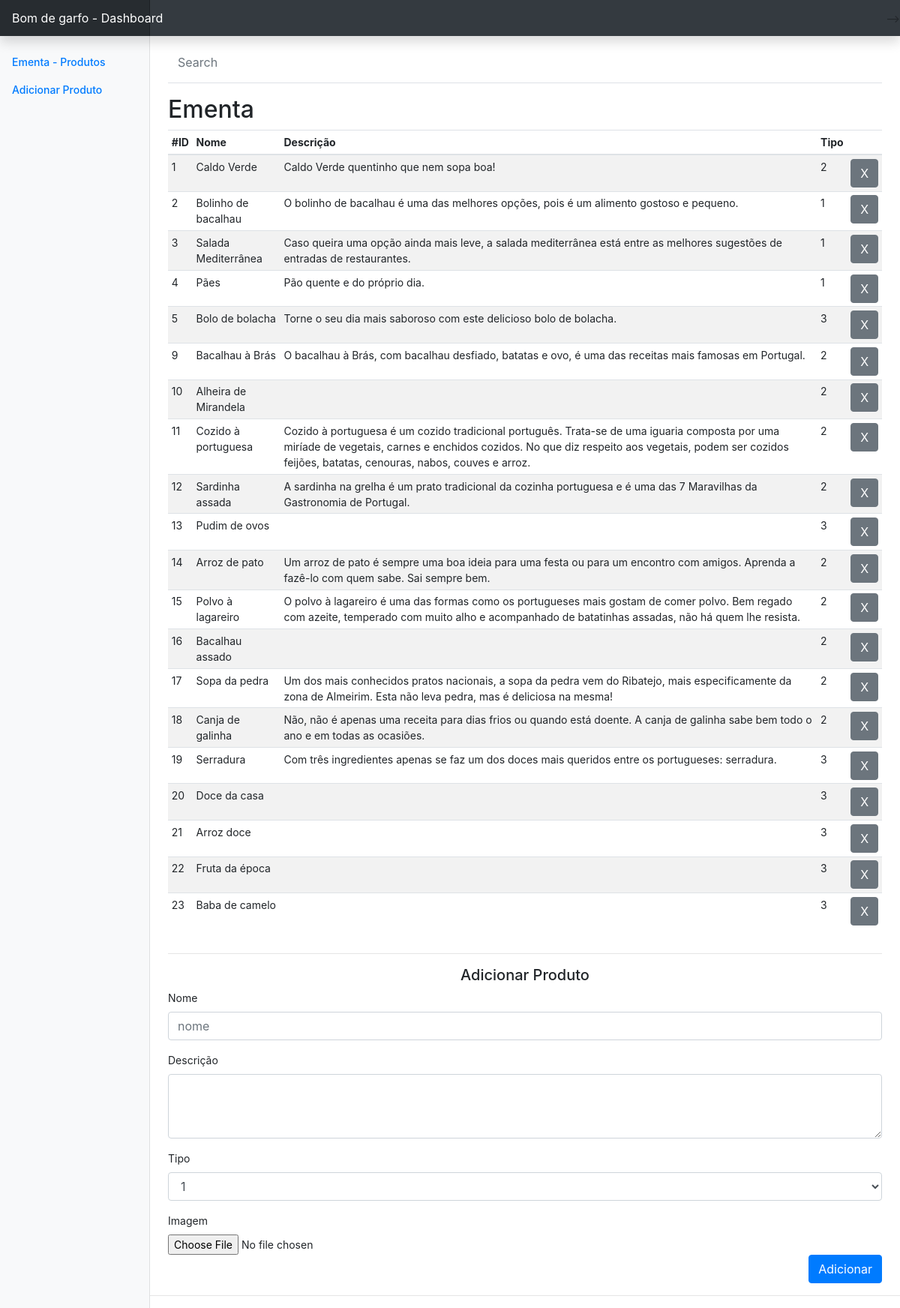
Screenshot of /admin/dashboard.php with the database file from the repository.
### tables this page shows
CREATE TABLE `pratos` (
  `id` int(11) NOT NULL,
  `nome` varchar(255) NOT NULL,
  `descricao` varchar(255) NOT NULL,
  `tipo` int(11) NOT NULL,
  `img` varchar(40) NOT NULL
);

### admin/dashboard.php (the view, shortened to what this page needs)
<?php
require '../db/dbh.inc.php';
?>
<!doctype html>
<html lang="en">
<head>
  <link href="../css/bootstrap.min.css" rel="stylesheet">
  <link href="dashboard.css" rel="stylesheet">
</head>
<body>
  <nav class="navbar navbar-dark sticky-top bg-dark flex-md-nowrap p-0 shadow">
    <a class="navbar-brand col-md-3 col-lg-2 mr-0 px-3" href="#">Bom de garfo - Dashboard</a>
    -->
  </nav>
  <div class="container-fluid" id="table">
    <div class="row">
      <nav id="sidebarMenu" class="col-md-3 col-lg-2 d-md-block bg-light sidebar collapse">
        <div class="sidebar-sticky pt-3">
          <ul class="nav flex-column">
            <li class="nav-item">
              <a class="nav-link active" href="#table">
                Ementa - Produtos <span class="sr-only">(current)</span>
              </a>
            </li>
            <li class="nav-item">
              <a class="nav-link active" href="#add_product">Adicionar Produto</a>
            </li>
          </ul>
        </div>
      </nav>
      <main role="main" class="col-md-9 ml-sm-auto col-lg-10 px-md-4">
        <div class="d-flex justify-content-between flex-wrap flex-md-nowrap align-items-center pt-3 pb-2 mb-3 border-bottom">
          <form method="post" action="" class="w-100">
            <input class="form-control form-control-dark w-100" type="search" placeholder="Search" aria-label="Search" style="margin-right: 30px;" name="search">
          </form>
        </div>
        <?php
        if ($_POST) {
          $name = $_POST['search'];
          $sql = "SELECT * FROM pratos WHERE nome like '%$name%'";
          $result = mysqli_query($conn, $sql);
        } else {
          $sql = "SELECT * FROM pratos";
          $result = mysqli_query($conn, $sql);
        }
        ?>
        <h2>Ementa</h2>
        <div class="table-responsive">
          <table class="table table-striped table-sm">
            <thead>
              <tr>
                <th>#ID</th>
                <th>Nome</th>
                <th>Descrição</th>
                <th>Tipo</th>
                <th></th>
              </tr>
            </thead>
            <tbody>
              <?php while ($dados = mysqli_fetch_array($result)) {
              ?>
                <tr>
                  <td><?php echo $dados['id'] ?></td>
                  <td><?php echo $dados['nome'] ?></td>
                  <td><?php echo $dados['descricao'] ?></td>
                  <td><?php echo $dados['tipo'] ?></td>
                  <td>
                    <form method="POST" action="dashboard.php">
                      <input class="btn btn-secondary" type="submit" name="delete" value="X">
                    </form>
                  </td>
                </tr>
              <?php } ?>
            </tbody>
          </table>
        </div>
        <hr>
        <div id="add_product">
          <h5 class="text-center">Adicionar Produto</h5>
          <form method="post" action="dashboard.php">
            <div class="form-group">
              <label for="exampleFormControlInput1">Nome</label>
              <input type="text" class="form-control" id="exampleFormControlInput1" placeholder="nome" name="nome">
            </div>
            <div class="form-group">
              <label for="exampleFormControlTextarea1">Descrição</label>
              <textarea class="form-control" id="exampleFormControlTextarea1" rows="3" name="descricao"></textarea>
            </div>
            <div class="form-group" style="display: inli;">
              <label for="exampleFormControlSelect1">Tipo</label>
              <select class="form-control" id="exampleFormControlSelect1" name="tipo">
                <option>1</option>
              </select>
            </div>
            <div class="form-group">
              <label for="exampleFormControlFile1">Imagem</label>
              <input type="file" class="form-control-file" id="exampleFormControlFile1" name="img">
              <div class="float-right">
                <button class="btn btn-primary" type="submit" name="submit">Adicionar</button>
              </div>
            </div>
          </form>
        </div>
      </main>
    </div>
  </div>
  <hr>
</body>
</html>

### css/dashboard.css (style rules this page uses)
body { font-size: .875rem; }
.sidebar { position: fixed; top: 0; bottom: 0; left: 0; z-index: 100; padding: 48px 0 0; box-shadow: inset -1px 0 0 rgba(0, 0, 0, .1); }
.sidebar-sticky { position: relative; top: 0; height: calc(100vh - 48px); padding-top: .5rem; overflow-x: hidden; overflow-y: auto; }
.sidebar .nav-link { font-weight: 500; color: #333; }
.sidebar .nav-link.active { color: #007bff; }
.navbar-brand { padding-top: .75rem; padding-bottom: .75rem; font-size: 1rem; background-color: rgba(0, 0, 0, .25); box-shadow: inset -1px 0 0 rgba(0, 0, 0, .25); }
.form-control-dark { color: #fff; background-color: rgba(255, 255, 255, .1); border-color: rgba(255, 255, 255, .1); }

### rows the page displays
pratos: id "1", nome "Caldo Verde", descricao "Caldo Verde quentinho que nem sopa boa!", tipo "2"
pratos: id "2", nome "Bolinho de bacalhau", descricao "O bolinho de bacalhau é uma das melhores opções, pois é um alimento gostoso e pequeno.", tipo "1"
pratos: id "3", nome "Salada Mediterrânea", descricao "Caso queira uma opção ainda mais leve, a salada mediterrânea está entre as melhores sugestões de entradas de restaurantes.", tipo "1"
pratos: id "4", nome "Pães", descricao "Pão quente e do próprio dia.", tipo "1"
pratos: id "5", nome "Bolo de bolacha", descricao "Torne o seu dia mais saboroso com este delicioso bolo de bolacha.", tipo "3"
pratos: id "9", nome "Bacalhau à Brás", descricao "O bacalhau à Brás, com bacalhau desfiado, batatas e ovo, é uma das receitas mais famosas em Portugal.", tipo "2"
pratos: id "10", nome "Alheira de Mirandela", tipo "2"
pratos: id "11", nome "Cozido à portuguesa", descricao "Cozido à portuguesa é um cozido tradicional português. Trata-se de uma iguaria composta por uma miríade de vegetais, carnes e enchidos cozidos. No que diz respeito aos vegetais, podem ser cozidos feijões, batatas, cenouras, nabos, couves e arroz.", tipo "2"
pratos: id "12", nome "Sardinha assada", descricao "A sardinha na grelha é um prato tradicional da cozinha portuguesa e é uma das 7 Maravilhas da Gastronomia de Portugal.", tipo "2"
pratos: id "13", nome "Pudim de ovos", tipo "3"
pratos: id "14", nome "Arroz de pato", descricao "Um arroz de pato é sempre uma boa ideia para uma festa ou para um encontro com amigos. Aprenda a fazê-lo com quem sabe. Sai sempre bem.", tipo "2"
pratos: id "15", nome "Polvo à lagareiro", descricao "O polvo à lagareiro é uma das formas como os portugueses mais gostam de comer polvo. Bem regado com azeite, temperado com muito alho e acompanhado de batatinhas assadas, não há quem lhe resista.", tipo "2"
pratos: id "16", nome "Bacalhau assado", tipo "2"
pratos: id "17", nome "Sopa da pedra", descricao "Um dos mais conhecidos pratos nacionais, a sopa da pedra vem do Ribatejo, mais especificamente da zona de Almeirim. Esta não leva pedra, mas é deliciosa na mesma!", tipo "2"
pratos: id "18", nome "Canja de galinha", descricao "Não, não é apenas uma receita para dias frios ou quando está doente. A canja de galinha sabe bem todo o ano e em todas as ocasiões.", tipo "2"
pratos: id "19", nome "Serradura", descricao "Com três ingredientes apenas se faz um dos doces mais queridos entre os portugueses: serradura.", tipo "3"
pratos: id "20", nome "Doce da casa", tipo "3"
pratos: id "21", nome "Arroz doce", tipo "3"
pratos: id "22", nome "Fruta da época", tipo "3"
pratos: id "23", nome "Baba de camelo", tipo "3"
